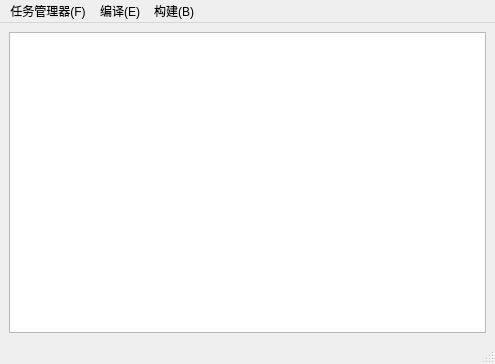
<?xml version="1.0" encoding="UTF-8"?>
<ui version="4.0">
 <class>MainWindow</class>
 <widget class="QMainWindow" name="MainWindow">
  <property name="geometry">
   <rect>
    <x>0</x>
    <y>0</y>
    <width>495</width>
    <height>364</height>
   </rect>
  </property>
  <property name="windowTitle">
   <string>MainWindow</string>
  </property>
  <widget class="QWidget" name="centralwidget">
   <layout class="QVBoxLayout" name="verticalLayout">
    <item>
     <widget class="QTextEdit" name="textEdit"/>
    </item>
   </layout>
  </widget>
  <widget class="QMenuBar" name="menubar">
   <property name="geometry">
    <rect>
     <x>0</x>
     <y>0</y>
     <width>495</width>
     <height>21</height>
    </rect>
   </property>
   <widget class="QMenu" name="menu">
    <property name="title">
     <string>任务管理器(F)</string>
    </property>
    <addaction name="separator"/>
    <addaction name="action_2"/>
    <addaction name="action_o"/>
    <addaction name="action_3"/>
   </widget>
   <widget class="QMenu" name="menu_E">
    <property name="title">
     <string>编译(E)</string>
    </property>
   </widget>
   <widget class="QMenu" name="menu_B">
    <property name="title">
     <string>构建(B)</string>
    </property>
   </widget>
   <addaction name="menu"/>
   <addaction name="menu_E"/>
   <addaction name="menu_B"/>
  </widget>
  <widget class="QStatusBar" name="statusbar"/>
  <action name="action_2">
   <property name="text">
    <string>内存管理(N)</string>
   </property>
  </action>
  <action name="action_o">
   <property name="text">
    <string>外存管理(O)</string>
   </property>
  </action>
  <action name="action_3">
   <property name="text">
    <string>另存为(C)</string>
   </property>
  </action>
 </widget>
 <resources/>
 <connections/>
</ui>
